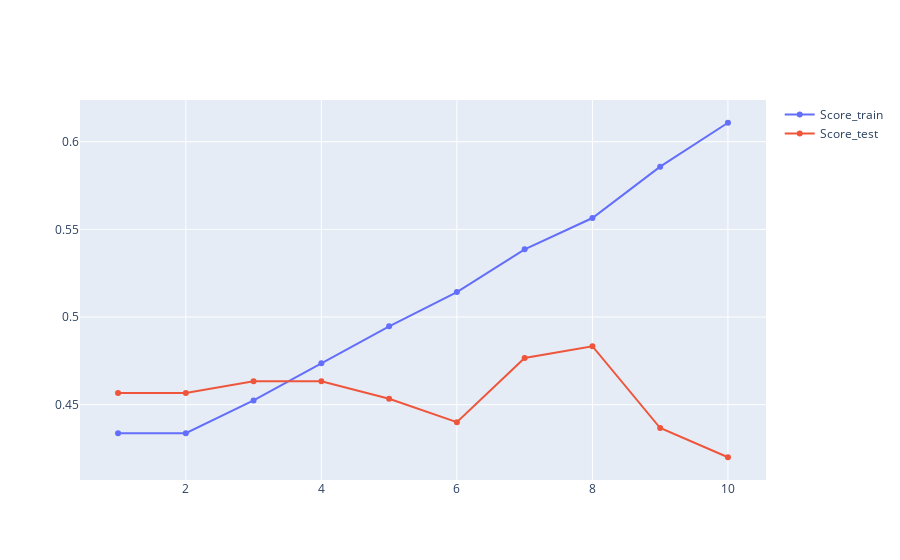

Notebook source saved alongside this figure:
### Code cell
score_df=pd.DataFrame(index=lista_x, data={'Score_train':lista_strain, 
                            'Score_test':lista_stest})
fig = go.Figure()
fig.add_trace(go.Scatter(x=score_df.index,y=score_df['Score_train'], mode='lines+markers', name='Score_train'))
fig.add_trace(go.Scatter(x=score_df.index,y=score_df['Score_test'], mode='lines+markers', name='Score_test'))
fig.show()

### Figure 1 — Plotly figure (JSON) as saved in the notebook; plotly's stock layout.template omitted (floating-point values rounded to 4 significant figures)
{"data": [{"mode": "lines+markers", "name": "Score_train", "type": "scatter", "x": [1, 2, 3, 4, 5, 6, 7, 8, 9, 10], "y": [0.4338, 0.4338, 0.4524, 0.4737, 0.4947, 0.5142, 0.5386, 0.5565, 0.5858, 0.6108]}, {"mode": "lines+markers", "name": "Score_test", "type": "scatter", "x": [1, 2, 3, 4, 5, 6, 7, 8, 9, 10], "y": [0.4567, 0.4567, 0.4633, 0.4633, 0.4533, 0.44, 0.4767, 0.4833, 0.4367, 0.42]}], "layout": {}}
